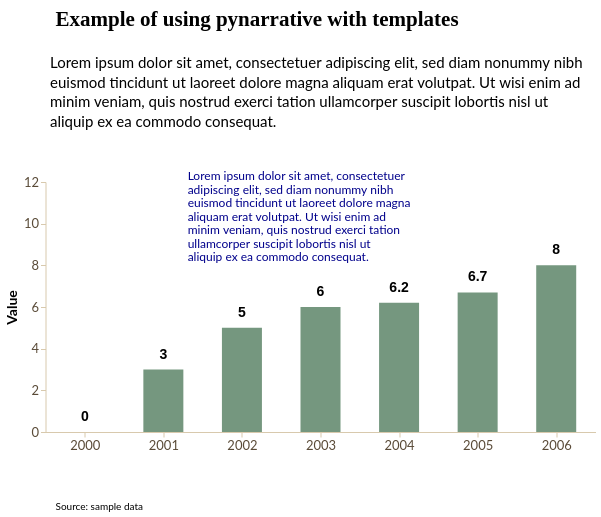

This figure's notebook cell:
### Markdown cell above
Data story with **bar chart**

### Code cell
story = (
    pn.Story(
    #Builing the Story class object
        data = year_value,
        width = 550,
        height = 250,
        template = greenTemplate #Using greenTemplate
    )

    #Method invocation
    #Bar chart
    .mark_bar(
        size = 40
    )

    #Data encoding
    .encode(
        #We need both quantitative axis to add annotation
        x = alt.X(
            "year:Q",
            title = "", 
            axis = alt.Axis(
                format = "d",
                values = list(range(2000, 2007))
            ),
            # scale = alt.Scale(domain=[2000, 2006])
        ),
        y = alt.Y(
            "value:Q",
            title = "Value",
            scale = alt.Scale(domain=[0, 12])
        )
    )
    
    #Data source
    .add_source(
        text = "Source: sample data",
        position = "bottom",
        align = "left"
    )
    
    #Title and subtitle
    .add_title(
        title = "Example of using pynarrative with templates",
        align = "left"
    )

    .add_context(
        text = "Lorem ipsum dolor sit amet, consectetuer adipiscing elit, sed diam nonummy nibh euismod tincidunt ut laoreet dolore magna aliquam erat volutpat. Ut wisi enim ad minim veniam, quis nostrud exerci tation ullamcorper suscipit lobortis nisl ut aliquip ex ea commodo consequat.",
        position = "top",
        title = ""
    )

    .add_labels_chart(
        values = "value:Q",
        font_weight = "bold",
        font_size = 14,
        dy = -15
    )

    .add_annotation(
        x = 2003,
        y = 5,
        text = "Lorem ipsum dolor sit amet, consectetuer adipiscing elit, sed diam nonummy nibh euismod tincidunt ut laoreet dolore magna aliquam erat volutpat. Ut wisi enim ad minim veniam, quis nostrud exerci tation ullamcorper suscipit lobortis nisl ut aliquip ex ea commodo consequat.",
        text_color = "darkblue",
        dy = -250,
        dx = -170
    )

    .render()
)

story

### Figure 1 — Vega-Lite specification as saved in the notebook (floating-point values rounded to 4 significant figures)
{"config": {"view": {"continuousWidth": 300, "continuousHeight": 300, "strokeWidth": 0}, "axis": {"domainColor": "#d8c9ad", "grid": false, "labelColor": "#594a37", "labelFont": "Lato", "labelFontSize": 13, "tickColor": "#d8c9ad", "titleColor": "#000000", "titleFont": "Lato", "titleFontSize": 14}, "axisX": {"labelAngle": 0, "labelExpr": "length(datum.label) > 12 ? replace(datum.label, /\\s+/, '\\n') : datum.label", "labelLineHeight": 14}, "bar": {"color": "rgb(117, 151, 127)"}, "legend": {"labelColor": "#594a37", "labelFont": "Lato", "labelFontSize": 12, "titleColor": "#000000", "titleFont": "Lato", "titleFontSize": 12}, "line": {"color": "rgb(117, 151, 127)"}, "mark": {"strokeWidth": 2.5}, "point": {"color": "#000000", "filled": true, "size": 75}, "range": {"category": ["rgb(117, 151, 127)", "rgb(187, 221, 197)", "#348035", "#a46cc2", "#d96027"]}, "title": {"color": "#000000", "font": "Lato", "fontSize": 21}}, "vconcat": [{"layer": [{"mark": {"type": "rect", "color": "transparent"}}, {"mark": {"type": "text", "align": "left", "baseline": "top", "color": "#000000", "font": "Montserrat", "fontSize": 21, "fontWeight": "bold", "text": "Example of using pynarrative with templates"}, "encoding": {"x": {"value": 10}, "y": {"value": 4}}}], "data": {"name": "data-6fad5c34291b82fc9632cbce143d677a"}, "height": 20, "width": 550}, {"vconcat": [{"layer": [{"mark": {"type": "rect", "color": "transparent", "cornerRadius": 24.0, "opacity": 1.0, "stroke": "transparent", "strokeWidth": 2.0}, "encoding": {"x": {"value": 0}, "x2": {"value": 550}, "y": {"value": 0}, "y2": {"value": 88.0}}}, {"mark": {"type": "text", "align": "left", "baseline": "top", "color": "rgb(0, 0, 0)", "font": "Lato", "fontSize": 15, "fontStyle": "normal", "fontWeight": "normal", "lineBreak": "\n", "lineHeight": 19.5, "text": "Lorem ipsum dolor sit amet, consectetuer adipiscing elit, sed diam nonummy nibh\neuismod tincidunt ut laoreet dolore magna aliquam erat volutpat. Ut wisi enim ad\nminim veniam, quis nostrud exerci tation ullamcorper suscipit lobortis nisl ut\naliquip ex ea commodo consequat."}, "encoding": {"x": {"value": 5}, "y": {"value": 5}}}], "data": {"name": "data-6fad5c34291b82fc9632cbce143d677a"}, "height": 88.0, "width": 550}, {"layer": [{"mark": {"type": "bar", "size": 40}, "encoding": {"x": {"axis": {"format": "d", "values": [2000, 2001, 2002, 2003, 2004, 2005, 2006]}, "field": "year", "title": "", "type": "quantitative"}, "y": {"field": "value", "scale": {"domain": [0, 12]}, "title": "Value", "type": "quantitative"}}}, {"mark": {"type": "text", "align": "center", "angle": 0, "color": "rgb(0, 0, 0)", "dx": 0, "dy": -15, "fontSize": 14, "fontWeight": "bold", "lineBreak": "\n"}, "encoding": {"text": {"field": "value", "type": "quantitative"}, "x": {"axis": {"format": "d", "values": [2000, 2001, 2002, 2003, 2004, 2005, 2006]}, "field": "year", "title": "", "type": "quantitative"}, "y": {"field": "value", "scale": {"domain": [0, 12]}, "title": "Value", "type": "quantitative"}}}, {"data": {"name": "data-6fad5c34291b82fc9632cbce143d677a"}, "mark": {"type": "text", "align": "left", "baseline": "top", "color": "rgb(0, 0, 0)", "font": "Lato", "fontSize": 10, "lineBreak": "\n", "text": "Source: sample data"}, "encoding": {"x": {"value": 10}, "y": {"value": 320}}}, {"layer": [{"mark": {"type": "rect", "color": "rgba(255, 255, 255, 0.5)", "cornerRadius": 24.0, "dx": -170, "dy": -250, "opacity": 1, "stroke": "transparent", "strokeWidth": 2.0}, "encoding": {"x": {"field": "box_x1", "type": "quantitative"}, "x2": {"field": "box_x2"}, "y": {"field": "box_y1", "type": "quantitative"}, "y2": {"field": "box_y2"}}}, {"mark": {"type": "text", "align": "left", "baseline": "top", "color": "darkblue", "font": "Lato", "fontSize": 12, "lineBreak": "\n", "lineHeight": 13.5, "text": "Lorem ipsum dolor sit amet, consectetuer\nadipiscing elit, sed diam nonummy nibh\neuismod tincidunt ut laoreet dolore magna\naliquam erat volutpat. Ut wisi enim ad\nminim veniam, quis nostrud exerci tation\nullamcorper suscipit lobortis nisl ut\naliquip ex ea commodo consequat."}, "encoding": {"x": {"field": "text_x", "type": "quantitative"}, "y": {"field": "text_y", "type": "quantitative"}}}], "data": {"name": "data-7b5717c09bac99b25e2f162261888a95"}}], "data": {"name": "data-2f65385dbddc169fd936d447c4078954"}, "height": 250, "width": 550}], "center": true}], "center": true, "resolve": {"axis": {"x": "shared", "y": "shared"}}, "$schema": "https://vega.github.io/schema/vega-lite/v6.4.1.json", "datasets": {"data-6fad5c34291b82fc9632cbce143d677a": [{"_": 0}], "data-2f65385dbddc169fd936d447c4078954": [{"year": 2000, "value": 0.0}, {"year": 2001, "value": 3.0}, {"year": 2002, "value": 5.0}, {"year": 2003, "value": 6.0}, {"year": 2004, "value": 6.2}, {"year": 2005, "value": 6.7}, {"year": 2006, "value": 8.0}], "data-7b5717c09bac99b25e2f162261888a95": [{"subject_x": 2003.0, "subject_y": 5.0, "connector_x": 2002.0, "connector_y": 9.976, "tip_x": 2003.0, "tip_y": 5.249, "box_x1": 2001.0, "box_x2": 2005.0, "box_y1": 7.504, "box_y2": 13.0, "text_x": 2001.0, "text_y": 12.52}]}}
